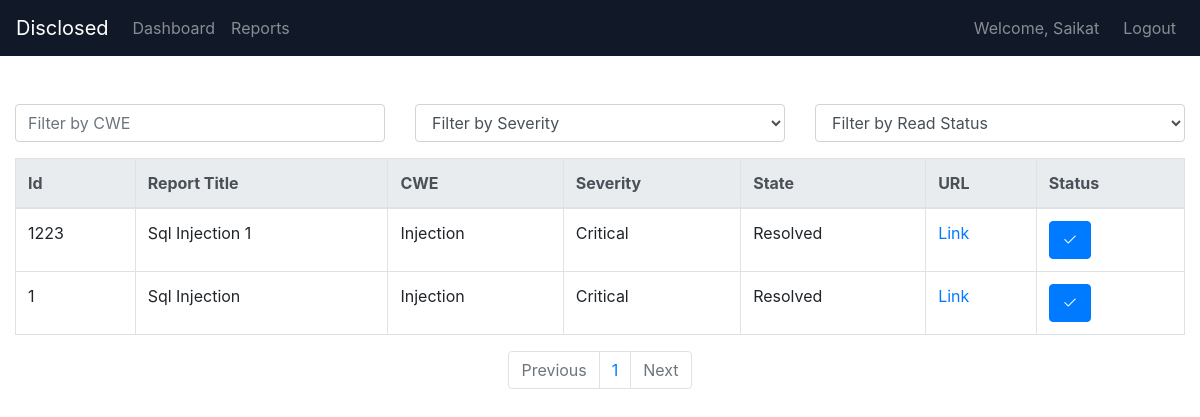
The app's page /reports (signed in), older data.
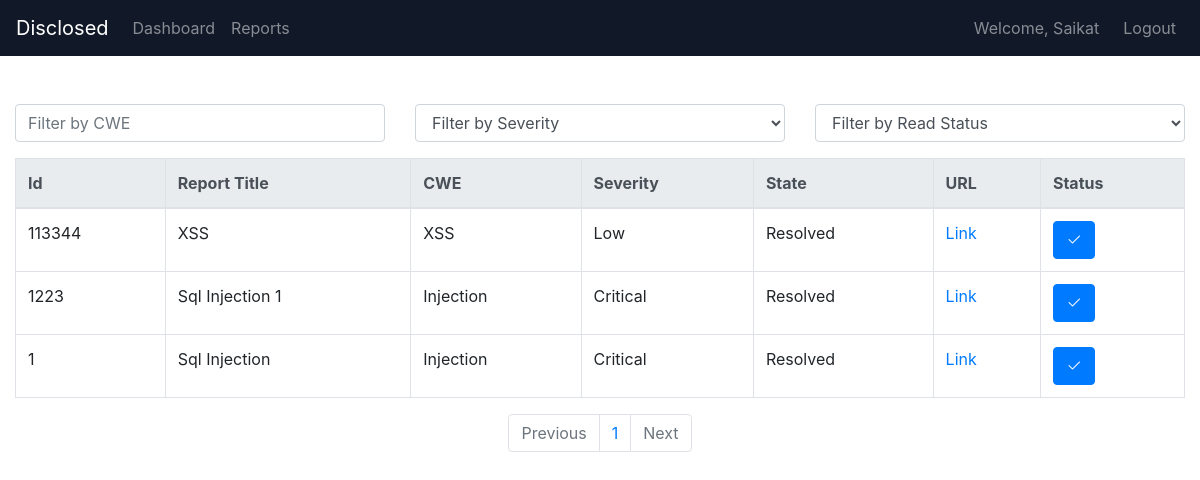
The same page, newer data.
### main/models.py (models this page shows, shortened)
class Report(models.Model):
    report_id = models.IntegerField()
    title = models.CharField(max_length=255)
    cwe = models.CharField(max_length=255)
    severity = models.CharField(max_length=255)
    url = models.CharField(max_length=255)
    state = models.CharField(max_length=255, default="resolved")
    is_read = models.BooleanField(default=False)

### main/views.py (the view)
# urls.py: path('reports', views.reports, name="Reports" ),
@login_required(login_url='Login')
def reports(request):
    if request.method == "GET":
        report_list = Report.objects.all().order_by('-report_id')
        """ Paginator """
        paginator = Paginator(report_list, per_page=10)
        """ default page num """
        page_num = request.GET.get('page', 1)
        try:
            reports = paginator.page(page_num)
        except PageNotAnInteger:
            reports = paginator.page(1)
        except EmptyPage:
            reports = paginator.page(paginator.num_pages)
        context = {
            "data" : reports ,
        }
        return render(request, 'reports.html', context=context)
    return HttpResponse({"message" : "Method Not Allowd"}, status=405)

### templates/reports.html (shortened to what this page needs)
{% extends "base.html" %}
{% block content %}
    <div class="row mb-3">
        <div class="col-md-4">
            <input class="form-control" id="cweFilter" placeholder="Filter by CWE">
        </div>
        <div class="col-md-4">
            <select class="form-control" id="severityFilter">
                <option value="">Filter by Severity</option>
            </select>
        </div>
        <div class="col-md-4">
            <select class="form-control" id="readStatusFilter">
                <option value="">Filter by Read Status</option>
            </select>
        </div>
    </div>
    <div class="table-responsive">
        <table class="table table-bordered" id="vulnerabilityTable">
            <thead class="thead-light">
                <tr>
                    <th>Id</th>
                    <th>Report Title</th>
                    <th>CWE</th>
                    <th>Severity</th>
                    <th>State</th>
                    <th>URL</th>
                    <th>Status</th>
                </tr>
            </thead>
            <tbody>
                {% for report in data %}
                <tr>
                    <td>{{ report.report_id }} </td>
                    <td>{{ report.title }} </td>
                    <td data-cwe="{{report.cwe}}">{{ report.cwe}} </td>
                    <td data-severity="{{report.severity}}">{{ report.severity }} </td>
                    <td>{{ report.state }}</td>
                    <td>
                        <a href="{{ report.url }}" target="_blank">Link</a>
                    </td>
                    <td>
                    {% if report.is_read == True %}
                        <button type="button" class="btn btn-success btn-xs" disabled><i class="bi bi-check2-all"></i></button>
                        <input type="hidden" data-read="{{report.is_read}}">
                        {% else %}
                            <form id="markAsRead">
                                <button type="submit" class="btn btn-primary btn-xs" id="readBtn"><i class="bi bi-check2"></i></button>
                            </form>
                    {% endif %}
                    </td>
                </tr>
                {% endfor %}
            </tbody>
        </table>
    </div>
    {% include "paginator.html" %}
{% endblock content %}

### templates/base.html (shortened to what this page needs)
{% load static %}
<!DOCTYPE html>
<html lang="en">
<head>
  <link rel="stylesheet" href="{% static 'style.css' %}">
  <link rel="stylesheet" href="https://maxcdn.bootstrapcdn.com/bootstrap/4.5.2/css/bootstrap.min.css">
  <link rel="stylesheet" href="https://cdn.jsdelivr.net/npm/bootstrap-icons@1.11.3/font/bootstrap-icons.min.css">
</head>
<body>
    <nav class="navbar navbar-expand-lg sticky-top navbar-dark bg-custom-dark">
            <a class="navbar-brand" href="/home">
              Disclosed
            </a>
            <div class="collapse navbar-collapse" id="navbarNav">
              <ul class="navbar-nav mr-auto">
                <li class="nav-item">
                  <a class="nav-link" href="/home">Dashboard</a>
                </li>
                <li class="nav-item">
                  <a class="nav-link" href="/reports">Reports</a>
                </li>
              </ul>
              <ul class="navbar-nav ml-auto">
                <li class="nav-item">
                  <span class="navbar-text mr-3">Welcome, {{ request.user.username }}</span>
                </li>
                <li class="nav-item">
                  <a class="nav-link" href="/logout">Logout</a>
                </li>
              </ul>
            </div>
      </nav>
<div class="container-fluid mt-5">
    {% block content %}
    {% endblock %}
  </div>
</body>
</html>

### templates/paginator.html
<nav aria-label="Page navigation">
    <ul class="pagination justify-content-center">
        {% if data.has_previous %}
        <li class="page-item">
            <a class="page-link" href="?page={{ data.previous_page_number }}">Previous</a>
        </li>
            {% else %}
        <li class="page-item disabled">
            <a class="page-link" href="#">Previous</a>
        </li>
          {% endif %}
    {% for page_no in  data.paginator.page_range%}
        {% if page_no <= 5 %}
        <li class="page-item"><a class="page-link" href="?page={{ page_no }}">{{page_no}}</a></li>
        {% endif %}
    {% endfor %}
      {% if data.has_next %}
      <li class="page-item">
        <a class="page-link" href="?page={{ data.next_page_number }}">Next</a>
      </li>
      {% else %}
      <li class="page-item disabled">
        <a class="page-link" href="#">Next</a>
      </li>
      {% endif %}
    </ul>
</nav>

### main/static/style.css (style rules this page uses)
body { margin: 0; font-family: "Inter", sans-serif; text-transform: capitalize; }
.bg-custom-dark { background-color: #111827; }

Row changes from the older to the newer data that the page shows:
added Report: report_id "113344", title "XSS", cwe "XSS", severity "Low", state "Resolved"
